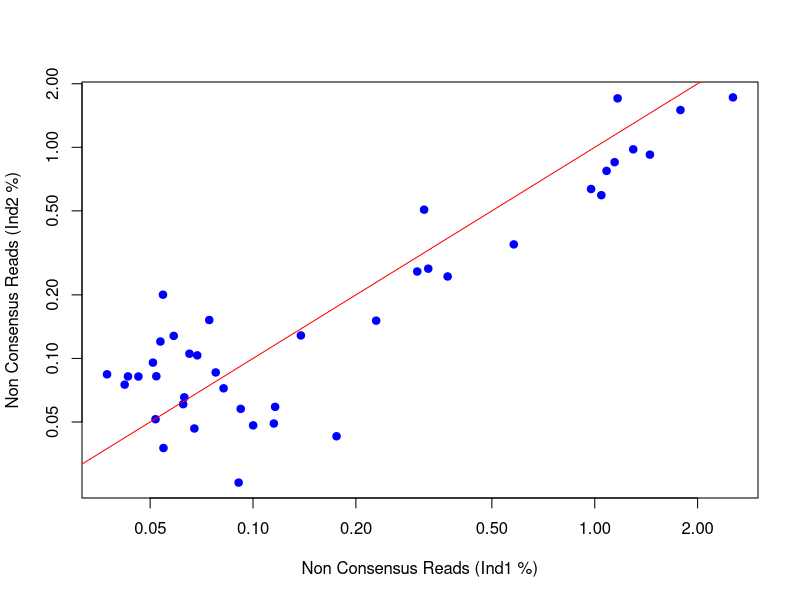
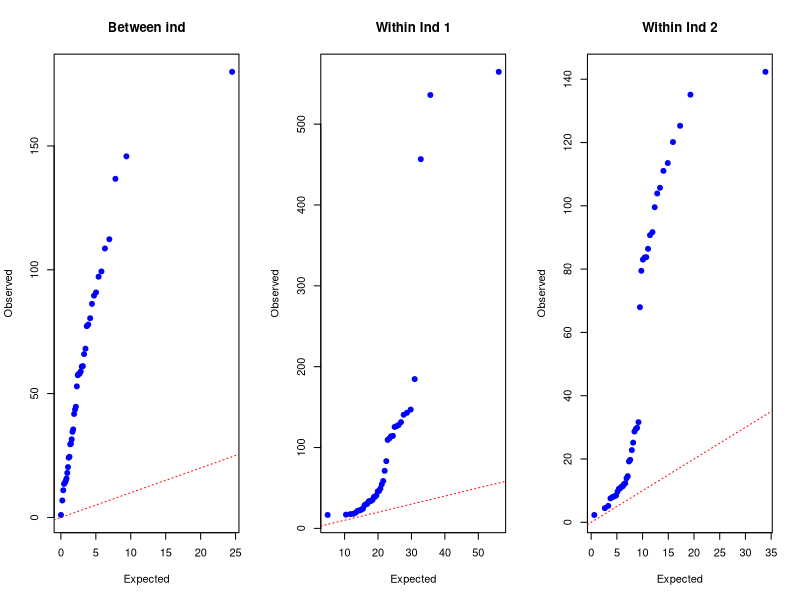
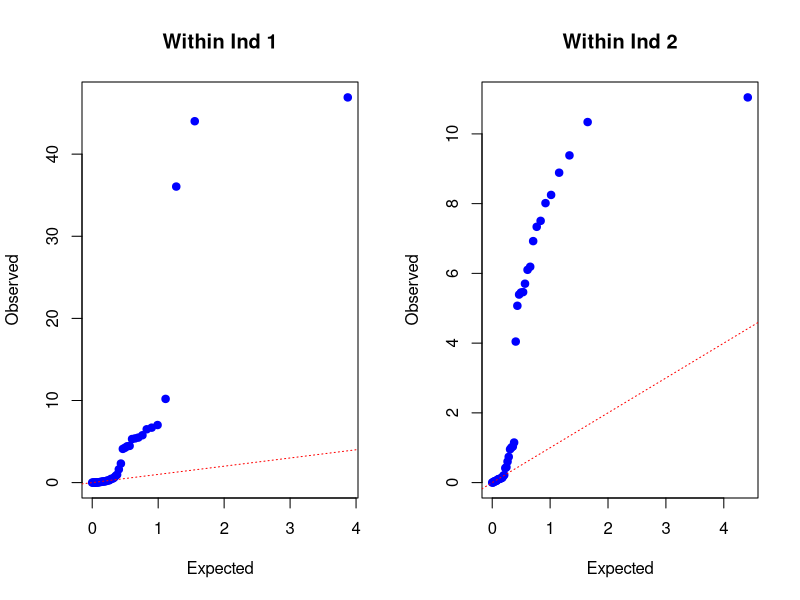
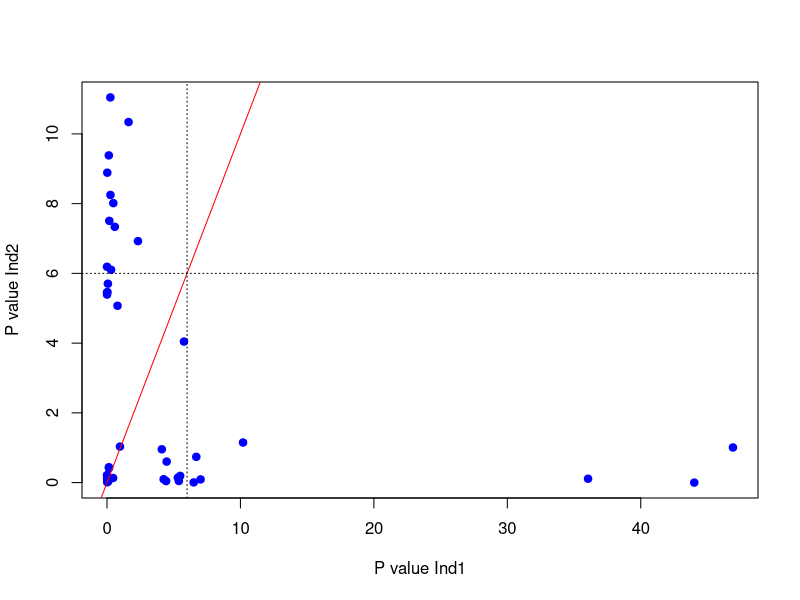
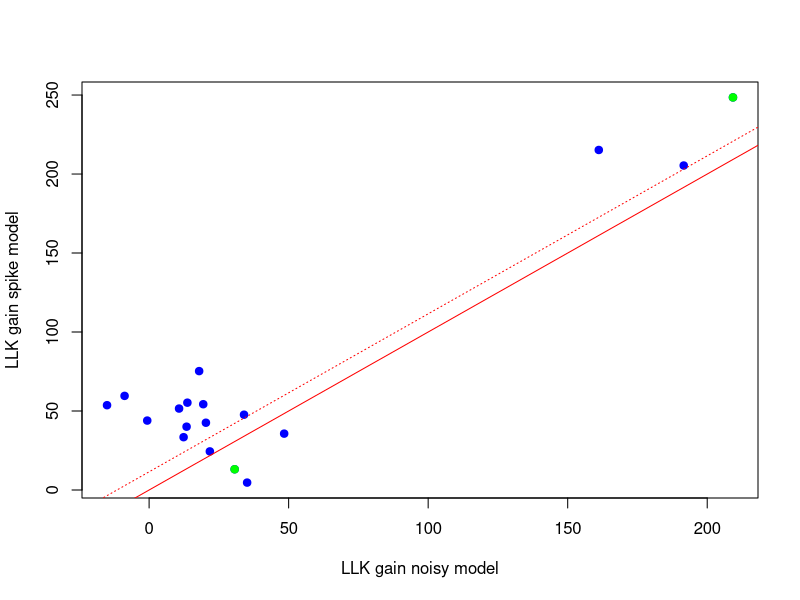

Reproduce these figures in R, in order.

#To look at identifying mutation in Raindance data
setwd("/Users/zd1/cloud/code/raindance")
#d<-read.table("primer229.tsv", sep="\t", as.is=T, head=T, colClasses=c("character", "numeric", "character", rep("numeric", 12*4)));
d<-read.table("raindance.kras.pik3ca.braf.tsv" , sep="\t", as.is=T, head=T, colClasses=c("numeric", "character", "numeric", "character", rep("numeric", 12*4),
	"character", "character", rep("numeric", 4), rep("character", 26)));

ind<-rep(1:2, times=c(4*8, 4*4));
lib<-rep(1, 4*12);

n.site<-nrow(d);
n.ind<-2;
ind.list<-list();
slice.ind<-c(8,4);
ind.list[[1]]<-4:35;
ind.list[[2]]<-36:51;

#Call genotypes for each site
as<-array(0, c(n.ind, n.site, 2));
a.let<-c("A", "C", "G", "T");
snp.thresh<-0.1;
ncr<-array(0, c(n.site, n.ind));
within.chisq.p<-array(0, c(n.site, n.ind));
n.snps<-0;

d.s.l<-list(length=n.ind);
lrt.bet.ind<-array(0, c(n.site, 1));
lrt.wit.ind<-array(0, c(n.site, n.ind));

for (site in 1:n.site) {
  bc<-5; 
  for (ind in 1:n.ind) {
		d.s<-array(as.integer(d[site,bc:(bc+slice.ind[ind]*4-1)]), c(4,slice.ind[ind])); # matrix. row for allele col for sample
		ts<-apply(d.s, 1, sum, na.rm=T); # sum across rows to get total counts for each sample
		ts<-ts/sum(ts); # allele frequency
		o<-order(ts, decreasing=T); # get the order of the allele with highest count
		as[ind, site, 1]<-o[1]; # index for concensus allele
		if (ts[o[2]]>=snp.thresh) as[ind,site,2]<-o[2]; # index for elevated allele (allele with second highest count)
    
		if (as[ind,site,2]==0) { # second highest allele frq is below snp.threshold, so it is hom
			cat("\nSite ", site, "\t| Ind ", ind, " | Hom ", a.let[o[1]], "\t| NonConRead = ", signif(100*sum(ts[-o[1]]), 3), 
				"%", sep="");
			ncr[site,ind]<-sum(ts[-o[1]]); # non conc allele count
		} else {
			cat("\nSite ", site, "\t| Ind ", ind, " | Het ", paste(a.let[o[1:2]], sep=""), "\t| NonConRead = ", signif(100*sum(ts[-o[1:2]]), 3), 
				"%", sep="");
			ncr[site,ind]<-sum(ts[-o[1:2]]);
			n.snps<-n.snps+1;
		}

		ct<-chisq.test(d.s);
		within.chisq.p[site,ind]<-ct$p.value;

		d.s.l[[ind]]<-d.s;
		bc<-bc+slice.ind[ind]*4;
	}

	#Do LRTs
	#Combined test ->Project total counts for each sample
	base.tots<-array(0, c(n.ind, 4)); # allele coverage for each individual
	read.tots<-rep(0, n.ind); # total coverage for each individual
	for (ind in 1:n.ind) {
		base.tots[ind,]<-apply(d.s.l[[ind]], 1, sum, na.rm=T);
		read.tots[ind]<-sum(d.s.l[[ind]]);		
	}
	rt<-apply(base.tots, 1, sum); # coverage across ind 
	ct<-apply(base.tots, 2, sum); # coverage across allele
	ex<-rt %*% t(ct) / sum(read.tots); # expected counts
	lrt.bet.ind[site]<-sum(base.tots*(log(base.tots+1e-6)-log(ex+1e-6)));
  
	#Now do within sample test
	for (ind in 1:n.ind) {
		rt<-base.tots[ind,];
		ct<-apply(d.s.l[[ind]], 2, sum, na.rm=T);
		ex<-rt %*% t(ct) / read.tots[ind];
		lrt.wit.ind[site,ind]<-sum(d.s.l[[ind]]*(log(d.s.l[[ind]]+1e-6)-log(ex+1e-6)));
	}
}


#non concensus reads in ind1 vs ind2
plot(100*ncr, log="xy", xlab="Non Consensus Reads (Ind1 %)", ylab="Non Consensus Reads (Ind2 %)", pch=19, col="blue");
abline(0,1,col="red");
cat("\nNo. SNPs = ", n.snps);


#Look at LRT tests
par(mfrow=c(1,n.ind+1));
qqplot(rchisq(10000, df=(n.ind-1)*3), 2*lrt.bet.ind, pch=19, col="blue", xlab="Expected", ylab="Observed", main="Between ind");
abline(0,1,col="red", lty="dotted");
for (ind in 1:n.ind) {
	qqplot(rchisq(10000, df=(slice.ind[ind]-1)*3), 2*lrt.wit.ind[,ind], pch=19, col="blue", xlab="Expected", ylab="Observed", 
			main=paste("Within Ind", ind));
	abline(0,1,col="red", lty="dotted");
}

#Get p-vals for tests
p.val<-array(0, c(nrow(lrt.wit.ind), ncol(lrt.wit.ind)+1));
colnames(p.val)<-c("Within.1", "Within.2", "Between");
for (ind in 1:n.ind) {
	p.val[,ind]<- -log10(pchisq(lrt.wit.ind[,ind], df=(slice.ind[ind]-1)*3, lower=F));
}
p.val[,3]<- -log10(pchisq(lrt.bet.ind, df=3*(n.ind-1), lower=F));
zz<-which(apply(p.val, 1, max)>=5)
par(mfrow=c(1,1));

par(mfrow=c(1,2));
for (ind in 1:n.ind) {
	qqplot(-log10(runif(10000)), p.val[,ind], pch=19, col="blue", xlab="Expected", ylab="Observed", 
			main=paste("Within Ind", ind));
	abline(0,1,col="red", lty="dotted");
}

par(mfrow=c(1,1));

plot(p.val[,1:2], xlab="P value Ind1", ylab="P value Ind2", pch=19, col="blue");
abline(0,1, col="red");
abline(h=6, lty="dotted");
abline(v=6, lty="dotted");

#Seem to be lot sof sites where between is strong, but within is not strong -> assume artefact


#Find sites that are interesting...
pval.thresh<-6;
wi<-which(apply(p.val[,1:2], 1, max)>pval.thresh);

#Try fitting models for sites of interest:
op<-array(0, c(sum(p.val[,1:2]>pval.thresh), 13));
colnames(op)<-c("Site", "Ind", "-log10.pval", "LLK.b100", "LLK.b1", "LLK.b0.1", 
	"LLK.MN", "LLK.SPK", "NT.SPK", "N.Slice.SPK", "Phi.SPK", "LLK.Dirich100", "Fgt0.005");
ii.ct<-0;
bs<-c(100, 1, 0.1);

den<-function(x, lambda, beta) {
	v1<-lambda*beta*log(beta)-lgamma(lambda*beta)-lfactorial(x)+lgamma(x+lambda*beta)-(x+lambda*beta)*log(1+beta);
	return(v1);
}

spike.llk<-function(pars, rmj, cmj, rj) {

	pi.all<-c(pars[1:3], 1-sum(pars[1:3]));
	if (min(pi.all)<0 | max(pi.all)>1.0) return(1e6);
	a1<-sum(rmj*log(pi.all), na.rm=T);
	a2<-cmj*log(1-pars[4]);
	a3<-rj*log((1-sum(pars[1:3])) *(1-pars[4])+pars[4]);
	return(-(a1+a2+a3));
}


lgamma0<-function(val) {
	wi<-which(val>1e-16);
	ret<-rep(0, length(val));
	ret[wi]<-lgamma(val[wi]);
	return(ret);
}


for (site in wi) {

	#Read in data
	bc<-5;
	for (ind in 1:n.ind) {
		d.s<-array(as.integer(d[site,bc:(bc+slice.ind[ind]*4-1)]), c(4,slice.ind[ind]));
		ts<-apply(d.s, 1, sum, na.rm=T);
		ts<-ts/sum(ts);
		o<-order(ts, decreasing=T);
		as[ind, site, 1]<-o[1];
		if (ts[o[2]]>=snp.thresh) as[ind,site,2]<-o[2];

		if (as[ind,site,2]==0) {
			cat("\nSite ", site, "\t| Ind ", ind, " | Hom ", a.let[o[1]], "\t| NonConRead = ", signif(100*sum(ts[-o[1]]), 3), 
				"%", sep="");
			ncr[site,ind]<-sum(ts[-o[1]]);
		} else {
			cat("\nSite ", site, "\t| Ind ", ind, " | Het ", paste(a.let[o[1:2]], sep=""), "\t| NonConRead = ", signif(100*sum(ts[-o[1:2]]), 3), 
				"%", sep="");
			ncr[site,ind]<-sum(ts[-o[1:2]]);
			n.snps<-n.snps+1;
		}

		d.s.l[[ind]]<-d.s;
		bc<-bc+slice.ind[ind]*4;
	}

	base.tots<-array(0, c(n.ind, 4));
	read.tots<-rep(0, n.ind);
	for (ind in 1:n.ind) {
		base.tots[ind,]<-apply(d.s.l[[ind]], 1, sum, na.rm=T);
		read.tots[ind]<-sum(d.s.l[[ind]]);		
	}

	#Now do within sample test
	for (ind in 1:n.ind) if (p.val[site, ind]>pval.thresh) {
		ii.ct<-ii.ct+1;
		op[ii.ct,1:3]<-c(site, ind, p.val[site,ind]);
		rt<-base.tots[ind,];
		ct<-apply(d.s.l[[ind]], 2, sum, na.rm=T);
		ex<-rt %*% t(ct) / read.tots[ind] + 1;
		for (j in 1:3) {
			ttmp<-den(d.s.l[[ind]]+1, ex, bs[j]);
			op[ii.ct,3+j]<-sum(ttmp);
		}
		
		data<-d.s.l[[ind]];
		
		#Fit null MN model
		rt<-apply(data, 1, sum);
		ct<-apply(data, 2, sum);
		pi.est<-rt/sum(rt);

		#Fit Dirichlet model
		vv<-100;
		tmp<-data+pi.est*vv;
		l.dirich<-ncol(data)*sum(lgamma0(vv*pi.est))-ncol(data)*lgamma0(vv)+sum(lgamma0(vv+ct))-sum(lgamma0(tmp));
		op[ii.ct,12]<-l.dirich;
	
		l.0<- -sum(rt*log(pi.est), na.rm=T);
		op[ii.ct,7]<-l.0;
		exd<- (rt/sum(rt)) %*% t(ct);
		del<-(data-exd)/sqrt(exd);

		#Identify largest deviation
		oo<-order(del, decreasing=T);

		#Fit model with one NT increased
		#Find NT with elevated levels
		nt.elev<-oo[1] %% 4;
		if (nt.elev==0) nt.elev<-4;

		#Now find slices with del>3 and assign all these as elevated
		slice.elev<-ceiling(oo[1]/4);
		set2<-which(del[nt.elev,]>3);
		slice.elev<-sort(union(slice.elev, set2));
		rj<-sum(data[nt.elev, slice.elev]);
		rmj<-rt;
		rmj[nt.elev]<-rmj[nt.elev]-sum(data[nt.elev, slice.elev]);

		#Reorder so that elevated nucleotide is last element
		rmj[c(4,nt.elev)]<-rmj[c(nt.elev, 4)]

		cmj<-sum(ct[slice.elev]-data[nt.elev, slice.elev]);

		#Initialise values
		pi.init<-pi.est;
		pi.init[c(4,nt.elev)]<-pi.init[c(nt.elev, 4)]
		opp<-optim(par=c(pi.init[1:3], 0.01), fn=spike.llk, rmj=rmj, cmj=cmj, rj=rj);
		l.1<-spike.llk(opp$par, rmj=rmj, cmj=cmj, rj=rj);
		op[ii.ct,8]<-l.1;
		op[ii.ct,9]<-nt.elev;
		op[ii.ct,10]<-length(slice.elev);
		op[ii.ct,11]<-opp$par[4];
		}

		#Fit model with 2 slices elevated

		#Calculate 'purity'
		fs<-t(data)/ct;
		op[ii.ct,13]<-(sum(fs>0.005)-ncol(data))/prod(dim(data));

}


plot(op[,7]-op[,12], op[,7]-op[,8], pch=19, col="blue", xlab="LLK gain noisy model", ylab="LLK gain spike model");
ww<-which(op[,13]>0.1);
points(op[ww,7]-op[ww,12], op[ww,7]-op[ww,8], pch=19, col="green");
abline(0,1, col="red");
abline(11.5,1, lty="dotted", col="red");


#ind <- which((op[,7]-op[,12]) < (op[,7]-op[,8]))
#difference <- (op[,7]-op[,8]) - (op[,7]-op[,12])








